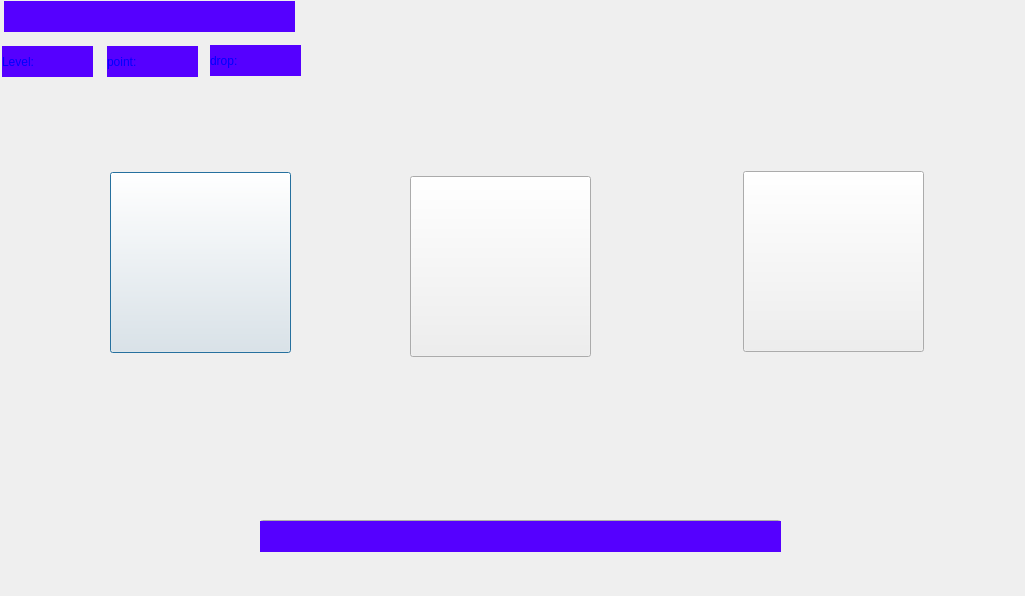
<?xml version="1.0" encoding="UTF-8"?>
<ui version="4.0">
 <class>DialogPage1</class>
 <widget class="QDialog" name="DialogPage1">
  <property name="geometry">
   <rect>
    <x>0</x>
    <y>0</y>
    <width>1025</width>
    <height>596</height>
   </rect>
  </property>
  <property name="windowTitle">
   <string>Dialog</string>
  </property>
  <property name="windowIcon">
   <iconset resource="back.qrc">
    <normaloff>:/Recommended Source Files/Recommended Source Files/Images/mipmap-hdpi-v4/ic_launcher_round.png</normaloff>:/Recommended Source Files/Recommended Source Files/Images/mipmap-hdpi-v4/ic_launcher_round.png</iconset>
  </property>
  <property name="styleSheet">
   <string notr="true">background-image: url(:/Recommended Source Files/Recommended Source Files/Images/textures/LoadingScreenBackground.png);</string>
  </property>
  <widget class="QProgressBar" name="progressBar">
   <property name="geometry">
    <rect>
     <x>260</x>
     <y>520</y>
     <width>521</width>
     <height>31</height>
    </rect>
   </property>
   <property name="toolTip">
    <string/>
   </property>
   <property name="styleSheet">
    <string notr="true">color: rgb(0, 85, 0);</string>
   </property>
   <property name="value">
    <number>0</number>
   </property>
   <property name="textVisible">
    <bool>false</bool>
   </property>
   <property name="format">
    <string extracomment="Loading...">%p%</string>
   </property>
  </widget>
  <widget class="QPushButton" name="BotPushbutton">
   <property name="geometry">
    <rect>
     <x>110</x>
     <y>172</y>
     <width>181</width>
     <height>181</height>
    </rect>
   </property>
   <property name="styleSheet">
    <string notr="true">image: url(:/Recommended Source Files/Recommended Source Files/Images/AI_img.png);</string>
   </property>
   <property name="text">
    <string/>
   </property>
  </widget>
  <widget class="QPushButton" name="WifiPushbutton">
   <property name="geometry">
    <rect>
     <x>410</x>
     <y>176</y>
     <width>181</width>
     <height>181</height>
    </rect>
   </property>
   <property name="styleSheet">
    <string notr="true">image: url(:/Recommended Source Files/Recommended Source Files/Images/online_img.png);</string>
   </property>
   <property name="text">
    <string/>
   </property>
  </widget>
  <widget class="QPushButton" name="FriendPushbutton">
   <property name="geometry">
    <rect>
     <x>743</x>
     <y>171</y>
     <width>181</width>
     <height>181</height>
    </rect>
   </property>
   <property name="styleSheet">
    <string notr="true">image: url(:/Recommended Source Files/Recommended Source Files/Images/withFriend_img.png);</string>
   </property>
   <property name="text">
    <string/>
   </property>
  </widget>
  <widget class="QWidget" name="widget" native="true">
   <property name="geometry">
    <rect>
     <x>0</x>
     <y>-10</y>
     <width>301</width>
     <height>91</height>
    </rect>
   </property>
   <property name="styleSheet">
    <string notr="true">background-image: url(:/Recommended Source Files/Recommended Source Files/Images/WhiteBackG.png);</string>
   </property>
   <widget class="QLabel" name="username_lable">
    <property name="geometry">
     <rect>
      <x>4</x>
      <y>11</y>
      <width>291</width>
      <height>31</height>
     </rect>
    </property>
    <property name="styleSheet">
     <string notr="true">background-color: rgb(85, 0, 255);
font: 20pt &quot;BYRIL_Sea_Battle2&quot;;
color: rgb(0, 0, 255);
</string>
    </property>
    <property name="text">
     <string/>
    </property>
    <property name="alignment">
     <set>Qt::AlignCenter</set>
    </property>
   </widget>
   <widget class="QLabel" name="level_label">
    <property name="geometry">
     <rect>
      <x>2</x>
      <y>56</y>
      <width>91</width>
      <height>31</height>
     </rect>
    </property>
    <property name="styleSheet">
     <string notr="true">background-color: rgb(85, 0, 255);
font: 15pt &quot;BYRIL_Sea_Battle2&quot;;
color: rgb(0, 0, 255);</string>
    </property>
    <property name="text">
     <string>Level:</string>
    </property>
    <property name="alignment">
     <set>Qt::AlignLeading|Qt::AlignLeft|Qt::AlignVCenter</set>
    </property>
   </widget>
   <widget class="QLabel" name="point_label">
    <property name="geometry">
     <rect>
      <x>107</x>
      <y>56</y>
      <width>91</width>
      <height>31</height>
     </rect>
    </property>
    <property name="styleSheet">
     <string notr="true">background-color: rgb(85, 0, 255);
font: 15pt &quot;BYRIL_Sea_Battle2&quot;;
color: rgb(0, 0, 255);</string>
    </property>
    <property name="text">
     <string>point:</string>
    </property>
    <property name="alignment">
     <set>Qt::AlignLeading|Qt::AlignLeft|Qt::AlignVCenter</set>
    </property>
   </widget>
   <widget class="QLabel" name="drop_label">
    <property name="geometry">
     <rect>
      <x>210</x>
      <y>55</y>
      <width>91</width>
      <height>31</height>
     </rect>
    </property>
    <property name="styleSheet">
     <string notr="true">background-color: rgb(85, 0, 255);
font: 15pt &quot;BYRIL_Sea_Battle2&quot;;
color: rgb(0, 0, 255);</string>
    </property>
    <property name="text">
     <string>drop:</string>
    </property>
    <property name="alignment">
     <set>Qt::AlignLeading|Qt::AlignLeft|Qt::AlignVCenter</set>
    </property>
   </widget>
  </widget>
  <widget class="QLabel" name="wellcome_lable">
   <property name="geometry">
    <rect>
     <x>260</x>
     <y>521</y>
     <width>521</width>
     <height>31</height>
    </rect>
   </property>
   <property name="styleSheet">
    <string notr="true">background-color: rgb(85, 0, 255);
font: 25pt &quot;BYRIL_Sea_Battle2&quot;;
color: rgb(0, 0, 255);</string>
   </property>
   <property name="text">
    <string/>
   </property>
   <property name="alignment">
    <set>Qt::AlignCenter</set>
   </property>
  </widget>
  <zorder>BotPushbutton</zorder>
  <zorder>progressBar</zorder>
  <zorder>WifiPushbutton</zorder>
  <zorder>FriendPushbutton</zorder>
  <zorder>widget</zorder>
  <zorder>wellcome_lable</zorder>
 </widget>
 <resources>
  <include location="back.qrc"/>
 </resources>
 <connections/>
</ui>
